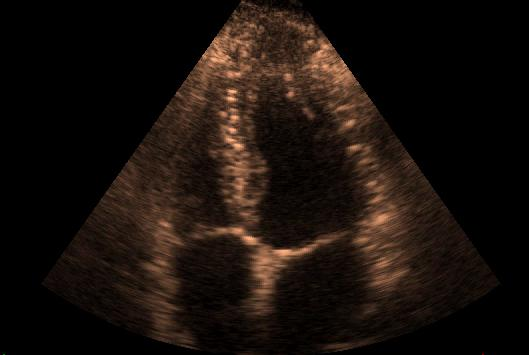
#> input picture HW4/images/new_echo.jpg, 529 x 355 px
$ python Q4.py
#> lines starting #> are read from the running program, lines starting #| are printed output that depends on the picture; after the words box and inside, x2 and y2 are one past the last pixel; in counts of white or black regions, pixels touching at a corner belong together
import cv2 as cv
import matplotlib.pyplot as plt
import numpy as np


def show_with_plot(img, title):
    plt.figure()
    img = cv.cvtColor(img, cv.COLOR_BGR2RGB)
    img = img.astype('uint8')
    plt.imshow(img, cmap='gray')
    plt.xticks([])
    plt.yticks([])
    plt.title(title)
    plt.show()


img = cv.imread('images/new_echo.jpg', 0)
#> img: shape (355, 529); min 0, max 212, mean 19
# show_with_plot(img, "Original Image")

img_gaussian = cv.GaussianBlur(img, (5, 5), 0)

img_sobel_x = cv.Sobel(img_gaussian, cv.CV_8U, 1, 0, ksize=5)
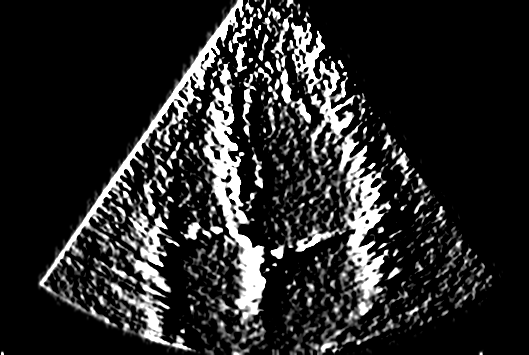
#> img_sobel_x: shape (355, 529); min 0, max 255, mean 39.2
img_sobel_y = cv.Sobel(img_gaussian, cv.CV_8U, 0, 1, ksize=5)
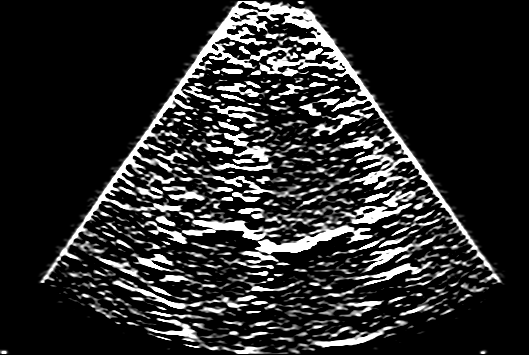
#> img_sobel_y: shape (355, 529); min 0, max 255, mean 41.1
img_sobel = img_sobel_x + img_sobel_y
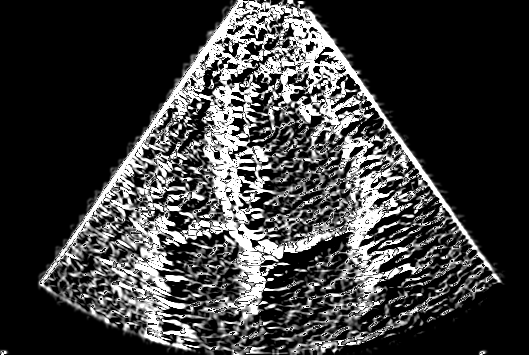
#> img_sobel: shape (355, 529); min 0, max 255, mean 60.1

# [10 lines of commented-out code are left out]

img_canny = cv.Canny(img, 100, 200)
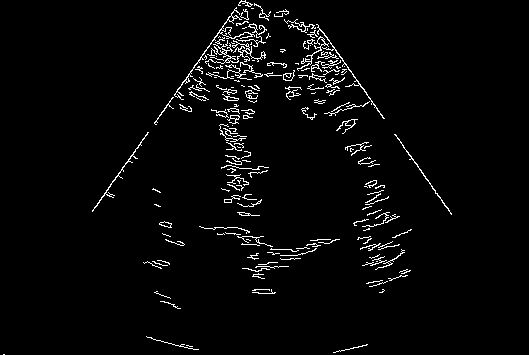
#> img_canny: shape (355, 529); 3% white in thin lines or dots, all inside (x1, y1, x2, y2) = (3, 0, 452, 355)
# show_with_plot(img_canny, "Canny")

kernelx = np.array([[1, 1, 1], [0, 0, 0], [-1, -1, -1]])
kernely = np.array([[-1, 0, 1], [-1, 0, 1], [-1, 0, 1]])
img_prewitt_x = cv.filter2D(img_gaussian, -1, kernelx)
img_prewitt_y = cv.filter2D(img_gaussian, -1, kernely)
img_prewitt = img_prewitt_x + img_prewitt_y
# [10 lines of commented-out code are left out]

robert_x = np.array([[-1, 0], [0, 1]])
robert_y = np.array([[0, -1], [1, 0]])
img_robert_x = cv.filter2D(img, -1, robert_x)
img_robert_y = cv.filter2D(img, -1, robert_y)
img_robert = img_robert_x + img_robert_y
# show_with_plot(img_robert, 'Robert')

kernel = np.array([[0, 0, -1, 0, 0], [0, -1, -2, -1, 0], [-1, -2, 16, -2, -1], [0, -1, -2, -1, 0], [0, 0, -1, 0, 0]])
img_LoG = cv.filter2D(img, -1, kernel)
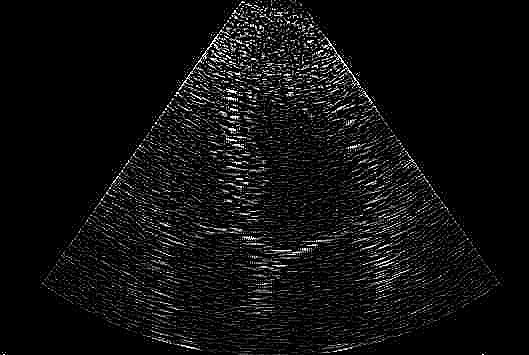
#> img_LoG: shape (355, 529); min 0, max 255, mean 15.3
# show_with_plot(img_LoG, "LoG")

blur = cv.GaussianBlur(img, (3, 3), 0)
laplacian = cv.Laplacian(blur, cv.CV_64F)
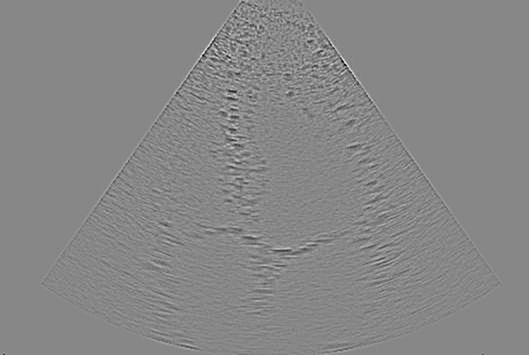
#> laplacian: shape (355, 529) float64; min -72, max 64, mean 0; drawn with min black and max white
zeroscrossing_img = np.zeros(laplacian.shape)
for i in range(1, laplacian.shape[0] - 1):
    for j in range(1, laplacian.shape[1] - 1):
        negative = 0
        positive = 0
        neighbours = [laplacian[i + 1, j - 1], laplacian[i + 1, j], laplacian[i + 1, j + 1], laplacian[i, j - 1], laplacian[i, j + 1],
         laplacian[i - 1, j - 1], laplacian[i - 1, j], laplacian[i - 1, j + 1]]
        for neighbour in neighbours:
            if neighbour > 0:
                positive += 1
            elif neighbour < 0:
                negative += 1
        if (negative > 0) and (positive > 0):
            if laplacian[i, j] > 0:
                zeroscrossing_img[i, j] = laplacian[i, j] + np.abs(min(neighbours))
            elif laplacian[i, j] < 0:
                zeroscrossing_img[i, j] = np.abs(laplacian[i, j]) + max(neighbours)

zerocrossing = np.uint8((zeroscrossing_img / np.max(zeroscrossing_img)) * 255)
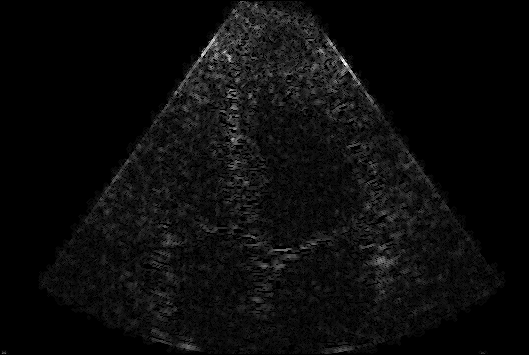
#> zerocrossing: shape (355, 529); min 0, max 255, mean 11.7
# show_with_plot(zerocrossing, "Zero Crossing")


plt.subplot(231)
plt.title('Sobel')
plt.imshow(img_sobel, cmap='gray')
plt.subplot(232)
plt.title('Canny')
plt.imshow(img_canny, cmap='gray')
plt.subplot(233)
plt.title('Prewitt')
plt.imshow(img_prewitt, cmap='gray')
plt.subplot(234)
plt.title('Robert')
plt.imshow(img_robert, cmap='gray')
plt.subplot(235)
plt.title('LoG')
plt.imshow(img_LoG, cmap='gray')
plt.subplot(236)
plt.title('Zero Crossing')
plt.imshow(zerocrossing, cmap='gray')
plt.show()

$ run again, with HW4/images/fMRI.jpg copied over HW4/images/new_echo.jpg
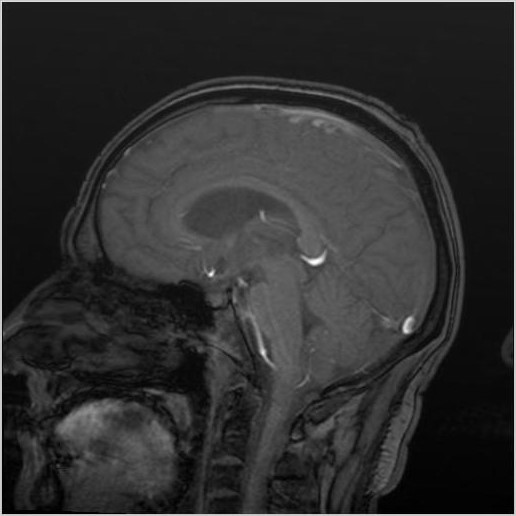
#> input picture HW4/images/fMRI.jpg, 516 x 516 px
#> img is the input picture: shape (516, 516); min 0, max 255, mean 46.9
#> `img_canny = cv.Canny(img, 100, 200)`:
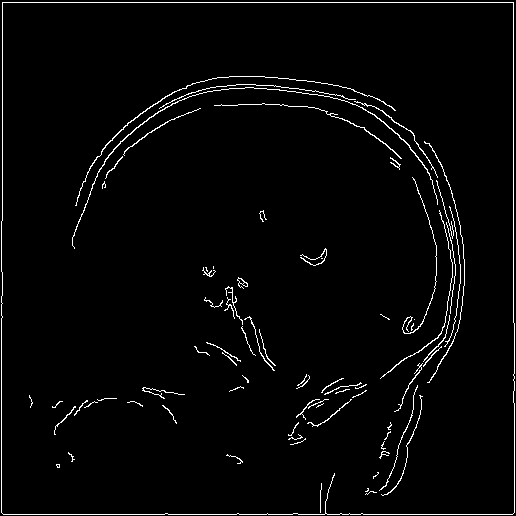
#> img_canny: shape (516, 516); 2.6% white in thin lines or dots
#> `zerocrossing = np.uint8((zeroscrossing_img / np.max(zeroscrossing_img)..`:
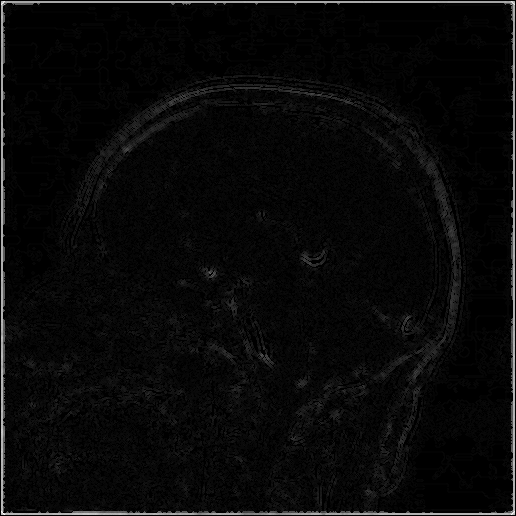
#> zerocrossing: shape (516, 516); min 0, max 255, mean 9
